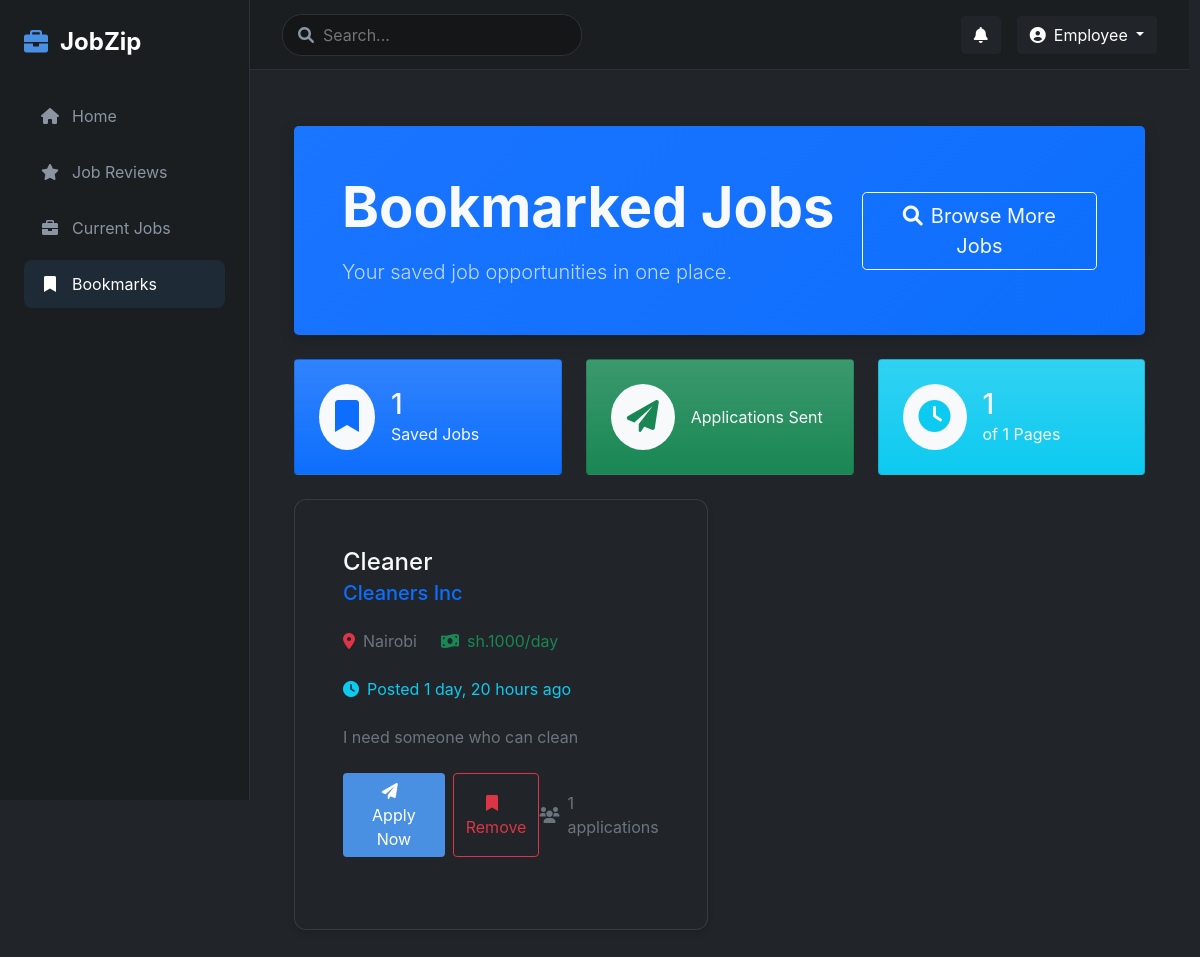
Page /job/bookmarks/ (signed in) on the committed database.
### jobs/models.py (models this page shows, shortened)
class User(AbstractUser):
    USER_TYPE_CHOICES = (
        ('employer', 'Employer'),
        ('employee', 'Employee'),
    )
    user_type = models.CharField(max_length=10, choices=USER_TYPE_CHOICES, default='employee')
    profile_picture = models.ImageField(upload_to='profile_pics/', null=True, blank=True)
    location = models.CharField(max_length=100, null=True, blank=True)
    bio = models.TextField(null=True, blank=True)
    date_joined = models.DateTimeField(default=timezone.now)

class Job(models.Model):
    STATUS_CHOICES = (
        ('open', 'Open'),
        ('closed', 'Closed'),
    )
    employer = models.ForeignKey(User, on_delete=models.CASCADE, related_name='posted_jobs')
    title = models.CharField(max_length=200)
    description = models.TextField()
    location = models.CharField(max_length=100)
    duration = models.CharField(max_length=50)
    company = models.CharField(max_length=200)
    salary = models.CharField(max_length=100, help_text="e.g., $50,000/year or $25/hour", null=True, blank=True)
    employees_required = models.IntegerField()
    deadline = models.DateTimeField()
    created_at = models.DateTimeField(auto_now_add=True)
    status = models.CharField(max_length=10, choices=STATUS_CHOICES, default='open')
    company_pictures = models.ManyToManyField('CompanyPicture')

### jobs/views.py (the view)
# urls.py: path('job/bookmarks/', views.bookmarks, name='bookmarks'),
@login_required
def bookmarks(request):
    bookmarked_jobs = Job.objects.filter(
        bookmark__user=request.user,
        status='open'
    ).order_by('-created_at')
    paginator = Paginator(bookmarked_jobs, 6)  # 6 jobs per page
    page = request.GET.get('page')
    bookmarked_jobs = paginator.get_page(page)
    context = {
        'bookmarked_jobs': bookmarked_jobs,
    }
    return render(request, 'jobs/bookmarks.html', context)

### jobs/templates/jobs/bookmarks.html (shortened to what this page needs)
{% extends 'jobs/base.html' %}
{% load static %}
{% block content %}
<div class="container-fluid py-4">
    <div class="toast-container position-fixed top-0 end-0 p-3"></div>
    <div class="header-section text-light rounded-3 p-5 mb-4">
        <div class="row align-items-center">
            <div class="col-md-8">
                <h1 class="display-4 fw-bold mb-3">Bookmarked Jobs</h1>
                <p class="lead mb-0 opacity-75">Your saved job opportunities in one place.</p>
            </div>
            <div class="col-md-4 text-md-end">
                <a href="{% url 'listings' %}" class="btn btn-outline-light btn-lg">
                    <i class="fas fa-search me-2"></i>Browse More Jobs
                </a>
            </div>
        </div>
    </div>
    <div class="row g-4 mb-4">
        <div class="col-md-4">
            <div class="card bg-primary bg-gradient h-100">
                <div class="card-body p-4">
                    <div class="d-flex align-items-center">
                        <div class="rounded-circle bg-light p-3 me-3">
                            <i class="fas fa-bookmark text-primary fa-2x"></i>
                        </div>
                        <div>
                            <h3 class="card-title mb-0">{{ bookmarked_jobs.paginator.count }}</h3>
                            <p class="card-text text-light mb-0">Saved Jobs</p>
                        </div>
                    </div>
                </div>
            </div>
        </div>
        <div class="col-md-4">
            <div class="card bg-success bg-gradient h-100">
                <div class="card-body p-4">
                    <div class="d-flex align-items-center">
                        <div class="rounded-circle bg-light p-3 me-3">
                            <i class="fas fa-paper-plane text-success fa-2x"></i>
                        </div>
                        <div>
                            <p class="card-text text-light mb-0">Applications Sent</p>
                        </div>
                    </div>
                </div>
            </div>
        </div>
        <div class="col-md-4">
            <div class="card bg-info bg-gradient h-100">
                <div class="card-body p-4">
                    <div class="d-flex align-items-center">
                        <div class="rounded-circle bg-light p-3 me-3">
                            <i class="fas fa-clock text-info fa-2x"></i>
                        </div>
                        <div>
                            <h3 class="card-title mb-0">{{ bookmarked_jobs.number }}</h3>
                            <p class="card-text text-light mb-0">of {{ bookmarked_jobs.paginator.num_pages }} Pages</p>
                        </div>
                    </div>
                </div>
            </div>
        </div>
    </div>
    <div class="row g-4">
        {% for job in bookmarked_jobs %}
        <div class="col-lg-6 mb-4 job-card-wrapper">
            <div class="card bg-dark h-100 job-card">
                <div class="card-body p-4">
                    <div class="d-flex justify-content-between align-items-start mb-3">
                        <div>
                            <h4 class="card-title mb-1">{{ job.title }}</h4>
                            <div class="text-primary h5 mb-2">{{ job.company }}</div>
                        </div>
                    </div>
                    <div class="mb-4">
                        <div class="d-flex flex-wrap gap-4">
                            <div class="text-muted d-flex align-items-center">
                                <i class="fas fa-map-marker-alt me-2 text-danger"></i>{{ job.location }}
                            </div>
                            <div class="text-success d-flex align-items-center">
                                <i class="fas fa-money-bill-wave me-2"></i>{{ job.salary }}
                            </div>
                            <div class="text-info d-flex align-items-center">
                                <i class="fas fa-clock me-2"></i>Posted {{ job.created_at|timesince }} ago
                            </div>
                        </div>
                    </div>
                    <p class="card-text text-muted mb-4">{{ job.description|truncatewords:50 }}</p>
                    <div class="d-flex justify-content-between align-items-center mt-auto">
                        <div class="d-flex gap-2">
                            <button type="button" class="btn btn-primary px-4" onclick="applyForJob({{ job.id }})">
                                <i class="fas fa-paper-plane me-2"></i>Apply Now
                            </button>
                            <button type="button" class="btn btn-outline-danger" onclick="toggleBookmark({{ job.id }}, this)">
                                <i class="fas fa-bookmark me-2"></i>Remove
                            </button>
                        </div>
                        <div class="text-muted d-flex align-items-center">
                            <i class="fas fa-users me-2"></i>
                            <span>{{ job.applications.count }} applications</span>
                        </div>
                    </div>
                </div>
            </div>
        </div>
        {% endfor %}
    </div>
</div>
{% endblock %}

### jobs/templates/jobs/base.html (shortened to what this page needs)
<!DOCTYPE html>
<html lang="en">
<head>
    <link href="https://cdn.jsdelivr.net/npm/bootstrap@5.1.3/dist/css/bootstrap.min.css" rel="stylesheet">
    <link rel="stylesheet" href="https://cdnjs.cloudflare.com/ajax/libs/font-awesome/6.0.0/css/all.min.css">
    {% load static %}
    <link rel="stylesheet" href="{% static 'css/style.css' %}">
</head>
<body class="bg-dark text-light">
    <div class="d-flex">
        <div class="sidebar bg-darker">
            <div class="logo-container">
                <i class="fas fa-briefcase app-icon"></i>
                <span class="app-title">JobZip</span>
            </div>
            <nav>
                <ul class="nav flex-column">
                    <li class="nav-item">
                        <a href="{% url 'home' %}" class="nav-link {% if request.resolver_match.url_name == 'home' %}active{% endif %}">
                            <i class="fas fa-home"></i> Home
                        </a>
                    </li>
                    <li class="nav-item">
                        <a href="{% url 'job_reviews' %}" class="nav-link {% if request.resolver_match.url_name == 'job_reviews' %}active{% endif %}">
                            <i class="fas fa-star"></i> Job Reviews
                        </a>
                    </li>
                    {% if user.user_type == 'employee' %}
                    <li class="nav-item">
                        <a href="{% url 'current_jobs' %}" class="nav-link {% if request.resolver_match.url_name == 'current_jobs' %}active{% endif %}">
                            <i class="fas fa-briefcase"></i> Current Jobs
                        </a>
                    </li>
                    <li class="nav-item">
                        <a href="{% url 'bookmarks' %}" class="nav-link {% if request.resolver_match.url_name == 'bookmarks' %}active{% endif %}">
                            <i class="fas fa-bookmark"></i> Bookmarks
                        </a>
                    </li>
                    {% endif %}
                </ul>
            </nav>
        </div>
        <div class="main-content">
            <header class="header bg-darker">
                <div class="search-container">
                    <i class="fas fa-search search-icon"></i>
                    <input type="text" class="search-input" placeholder="Search...">
                </div>
                <div class="header-right">
                    <div class="notifications dropdown">
                        <button class="btn btn-dark position-relative" data-bs-toggle="dropdown">
                            <i class="fas fa-bell"></i>
                        </button>
                    </div>
                    {% if user.is_authenticated %}
                    <div class="dropdown">
                        <button class="btn btn-dark dropdown-toggle" type="button" id="userMenu" data-bs-toggle="dropdown">
                            <i class="fas fa-user-circle me-2"></i>{{ user.username }}
                        </button>
                    </div>
                    {% else %}
                    <a href="{% url 'login' %}" class="btn btn-primary">
                        <i class="fas fa-sign-in-alt me-2"></i>Login
                    </a>
                    {% endif %}
                </div>
            </header>
            <main class="content-area">
                {% block content %}{% endblock %}
            </main>
        </div>
    </div>
</body>
</html>

### static/css/style.css (style rules this page uses)
:root { --dark-bg: #1a1d21; --darker-bg: #141618; --primary-color: #4a90e2; --secondary-color: #6c757d; --text-light: #ffffff; --text-muted: #8b95a1; --border-color: #2d3238; }
body { background-color: var(--dark-bg); color: var(--text-light); font-family: 'Inter', sans-serif; }
.sidebar { width: 250px; height: 100vh; position: fixed; background-color: var(--darker-bg); padding: 1.5rem; border-right: 1px solid var(--border-color); }
.logo-container { display: flex; align-items: center; margin-bottom: 2rem; }
.app-icon { font-size: 1.5rem; color: var(--primary-color); margin-right: 0.75rem; }
.app-title { font-size: 1.5rem; font-weight: bold; color: var(--text-light); }
.nav-link { color: var(--text-muted); padding: 0.75rem 1rem; margin-bottom: 0.5rem; border-radius: 8px; display: flex; align-items: center; position: relative; }
.nav-link i { margin-right: 0.75rem; width: 20px; text-align: center; }
.nav-link:hover, .nav-link.active { color: var(--text-light); background-color: rgba(74, 144, 226, 0.1); }
.main-content { margin-left: 250px; min-height: 100vh; }
.header { height: 70px; padding: 1rem 2rem; display: flex; align-items: center; justify-content: space-between; border-bottom: 1px solid var(--border-color); }
.search-container { position: relative; width: 300px; }
.search-icon { position: absolute; left: 1rem; top: 50%; transform: translateY(-50%); color: var(--text-muted); }
.search-input { width: 100%; padding: 0.5rem 1rem 0.5rem 2.5rem; border-radius: 20px; border: 1px solid var(--border-color); background-color: var(--darker-bg); color: var(--text-light); }
.header-right { display: flex; align-items: center; gap: 1rem; }
.content-area { padding: 2rem; }
.job-card { background-color: var(--darker-bg); border-radius: 12px; padding: 1.5rem; margin-bottom: 1.5rem; border: 1px solid var(--border-color); }
.btn-primary { background-color: var(--primary-color); border: none; }
.toast-container { position: fixed; top: 20px; right: 20px; z-index: 1050; }
.btn { transition: all 0.2s ease-in-out; }
.card { transition: transform 0.2s ease-in-out, box-shadow 0.2s ease-in-out; }

### jobs/templates/jobs/bookmarks.html (style rules this page uses)
.header-section { background: linear-gradient(135deg, #1a75ff 0%, #0d6efd 100%); box-shadow: 0 4px 15px rgba(0, 0, 0, 0.2); }
.job-card-wrapper { transition: transform 0.3s ease; }
.job-card { border: 1px solid rgba(255, 255, 255, 0.1); box-shadow: 0 4px 6px rgba(0, 0, 0, 0.1); }
.bg-darker { background-color: #1a1e21; }

### rows in the picture
User: username "Employee"
Job: title "Cleaner", company "Cleaners Inc", location "Nairobi", salary "sh.1000/day", created_at "1 day, 20 hours", description "I need someone who can clean", applications.count "1"

### other values in the picture
{{ bookmarked_jobs.paginator.count }} "1"
{{ bookmarked_jobs.number }} "1"
{{ bookmarked_jobs.paginator.num_pages }} "1"
